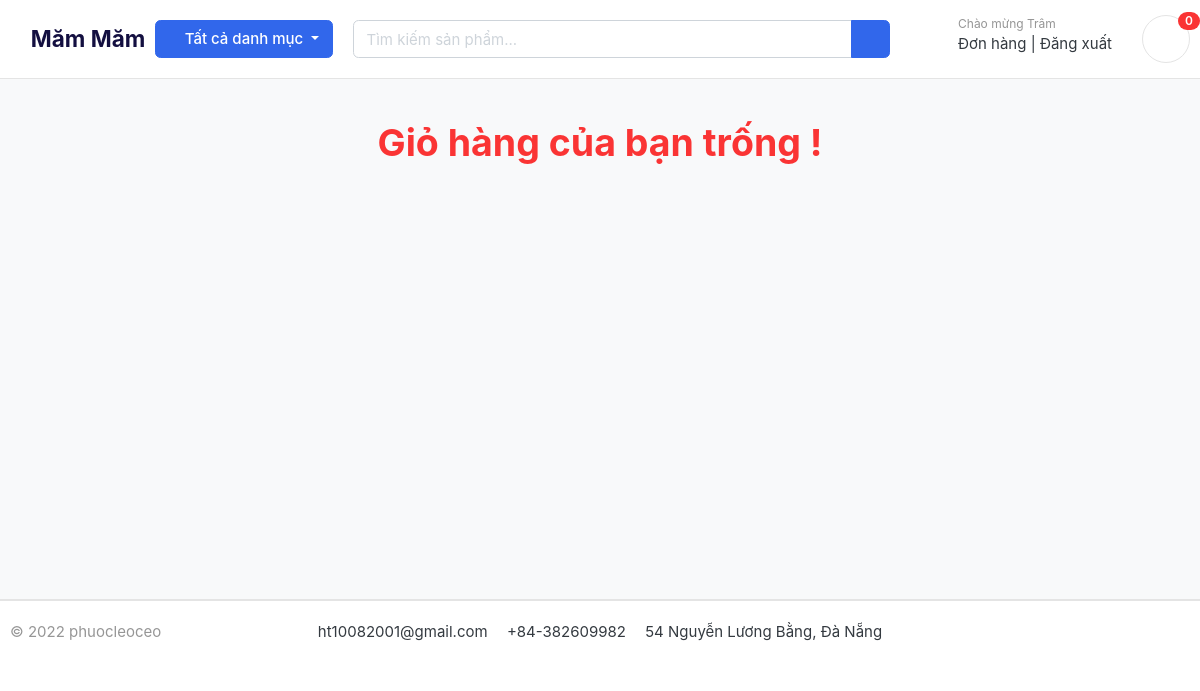
The app's page /cart/ (signed in), older data.
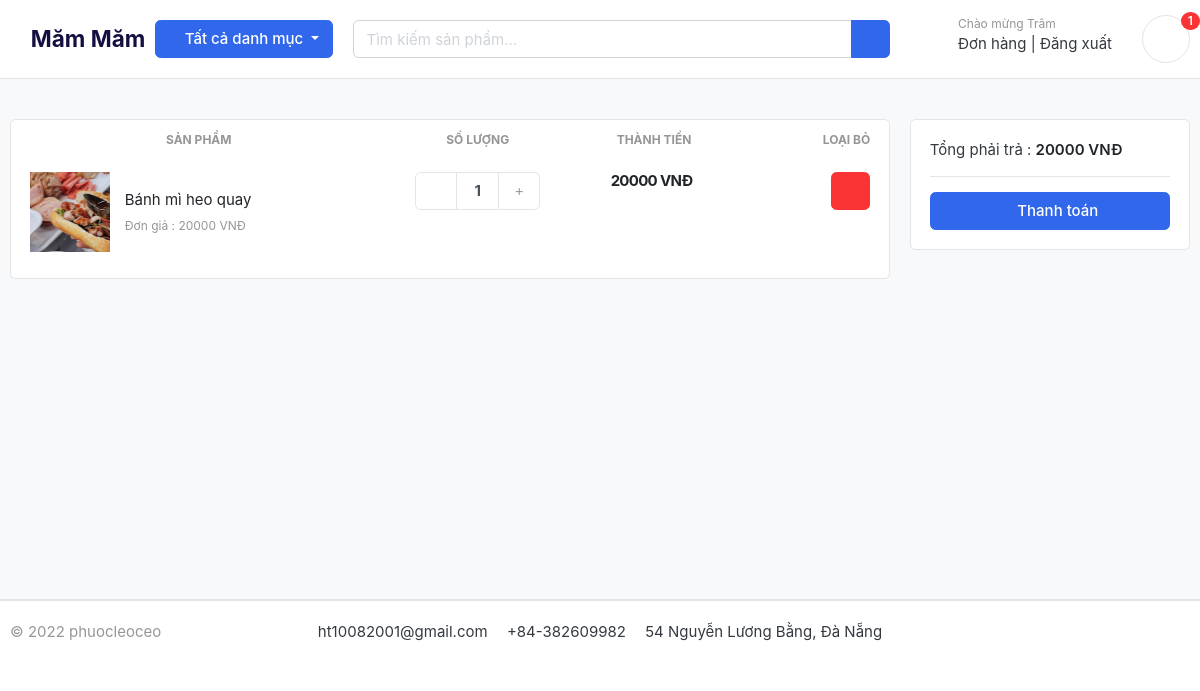
The same page, newer data.
### cart/models.py (models this page shows, shortened)
class CartItem(models.Model):
    product = models.ForeignKey(Product, on_delete=models.CASCADE)
    cart = models.ForeignKey(Cart, on_delete=models.CASCADE)
    quantity = models.IntegerField()
    is_active = models.BooleanField(default=True)
    user = models.ForeignKey(User, on_delete=models.CASCADE, null=True)
    def cart_total(self):
        return self.product.price * self.quantity

### product/models.py (models this page shows, shortened)
class Product(models.Model):
    name = models.CharField(max_length=100, unique=True)
    slug = models.SlugField(max_length=50, unique=True, allow_unicode=True)
    price = models.IntegerField()
    description = models.TextField(max_length=500, blank=True)
    image = models.ImageField(upload_to='photos/products')
    is_available = models.BooleanField(default=True)
    created_date = models.DateTimeField(auto_now_add=True)
    modified_date = models.DateTimeField(auto_now=True)
    category = models.ForeignKey(Category, on_delete=models.CASCADE)
    class Meta:
        verbose_name = "product"
        verbose_name_plural = "products"
    def get_detail(self):
        return reverse("product_detail", args=[self.slug])

### cart/views.py (the view)
# urls.py: path("", views.cart, name="cart"),
def cart(request):
    total = 0
    cart_items = None
    try:
        if request.user.is_authenticated:
            cart_items = CartItem.objects.filter(user=request.user, is_active=True)
        else:
            cart = Cart.objects.get(cart_id=cart_id_from_session(request))
            cart_items = CartItem.objects.filter(cart=cart, is_active=True)
        for ci in cart_items:
            total += ci.cart_total()
    except ObjectDoesNotExist:
        pass
    return render(request=request, template_name="cart/cart.html",
                  context={"total": total, "cart_items": cart_items})

### cart/context_processors.py (called while the page is built)
def cart_count(request):
    cart_count_badge = 0
    if "admin" in request.path:
        return {}
    else:
        try:
            cart = Cart.objects.filter(cart_id=cart_id_from_session(request))
            if request.user.is_authenticated:
                cart_items = CartItem.objects.all().filter(user=request.user)
            else:
                cart_items = CartItem.objects.all().filter(cart=cart[:1])
            cart_count_badge = cart_items.count()
        except Cart.DoesNotExist:
            cart_count_badge = 0
    return dict(cart_count_badge=cart_count_badge)

### cart/views.py (called while the page is built)
def cart_id_from_session(request):
    cart_id = request.session.session_key
    if not cart_id:
        cart_id = request.session.create()
    return cart_id

### category/context_processors.py (called while the page is built)
def header_menu_links(request):
    links = Category.objects.all()
    return dict(links=links)

### category/models.py (called while the page is built)
    def get_product(self):
        return reverse("product_by_category", args=[self.slug])

### templates/cart/cart.html (shortened to what the changed rows need)
{% extends 'base.html' %}
{% load static %}
{% block content %}
<section class="section-content padding-y bg" style="min-height: 520px;">
    <div class="container">
        {% if not cart_items %}
        <h1 class="text-center text-danger">Giỏ hàng của bạn trống !</h1>
        {% else %}
        <div class="row">
            <aside class="col-lg-9">
                <div class="card">
                    <table class="table table-borderless table-shopping-cart" style="text-align: center;">
                        <thead class="text-muted">
                            <tr class="small text-uppercase">
                                <th scope="col">Sản phẩm</th>
                                <th scope="col" width="120">Số lượng</th>
                                <th scope="col" width="170">Thành tiền</th>
                                <th scope="col" class="text-right" width="150">Loại bỏ</th>
                            </tr>
                        </thead>
                        <tbody>
                            {% for ci in cart_items %}
                            <tr>
                                <td>
                                    <figure class="itemside align-items-center" style="text-align: left;">
                                        <a href="{{ ci.product.get_detail }}" class="aside">
                                            <img src="{{ ci.product.image.url }}" class="img-sm">
                                        </a>
                                        <figcaption class="info">
                                            <a href="{{ ci.product.get_detail }}" class="title text-dark">
                                                {{ ci.product.name }}
                                            </a>
                                            <p class="text-muted small">Đơn giả : {{ ci.product.price }} VNĐ</p>
                                        </figcaption>
                                    </figure>
                                </td>
                                <td>
                                    <div class="col">
                                        <div class="input-group input-spinner">
                                            <div class="input-group-prepend">
                                                <a href="{% url 'minus_cart' ci.product.id ci.id %}"
                                                    class="btn btn-light" type="button" id="button-plus">
                                                    <i class="fa fa-minus"></i>
                                                </a>
                                            </div>
                                            <input type="text" class="form-control" value="{{ ci.quantity }}">
                                            <div class="input-group-append">
                                                <a href="{% url 'plus_cart' ci.product.id ci.id %}"
                                                    class="btn btn-light" type="button" id="button-minus">
                                                    <i class="fa fa-plus"></i>
                                                </a>
                                            </div>
                                        </div>
                                    </div>
                                </td>
                                <td>
                                    <div class="price-wrap">
                                        <var class="price">{{ ci.cart_total }} VNĐ</var>
                                    </div>
                                </td>
                                <td class="text-right">
                                    <a href="{% url 'remove_cart' ci.product.id ci.id %}" class="btn btn-danger">
                                        <i class="fas fa-trash"></i>
                                    </a>
                                </td>
                            </tr>
                            {% endfor %}
                        </tbody>
                    </table>
                </div>
            </aside>
            <aside class="col-lg-3">
                <div class="card">
                    <div class="card-body">
                        <div class="dlist-align">
                            <span>Tổng phải trả : </span>
                            <span class="text-right text-dark b">
                                {{ total }} VNĐ
                            </span>
                        </div>
                        <hr>
                        <a href="{% url 'checkout' %}" class="btn btn-primary btn-block">
                            <i class="far fa-credit-card"></i> Thanh toán
                        </a>
                    </div>
                </div>
            </aside>
        </div>
        {% endif %}
    </div>
</section>
{% endblock content %}

### templates/partial/header.html (shortened to what this page needs)
{% load static %}
<header class="section-header">
    <section class="header-main border-bottom">
        <div class="container">
            <div class="row align-items-center">
                <a href="/" class="brand-wrap" style="font-size: 1.5rem; font-weight: bolder; color: #130f40;">
                    <i class="fas fa-utensils" style="padding-right: .5rem;color: #27ae60;font-size: 30px;"></i>Măm Măm
                </a>
                <div class="col-lg col-sm col-md col-6 flex-grow-0">
                    <div class="category-wrap dropdown d-inline-block float-right">
                        <button type="button" class="btn btn-primary dropdown-toggle" data-toggle="dropdown">
                            <i class="fa fa-bars"></i> Tất cả danh mục
                        </button>
                    </div>
                </div>
                <div class="col-lg  col-md-6 col-sm-12 col">
                    <form action="{% url 'product_search' %}" method="get" class="search">
                        <div class="input-group w-100">
                            <input type="text" class="form-control" style="width:60%;"
                                placeholder="Tìm kiếm sản phẩm..." name="product_search">
                            <div class="input-group-append">
                                <button class="btn btn-primary" type="submit">
                                    <i class="fa fa-search"></i>
                                </button>
                            </div>
                        </div>
                    </form>
                </div>
                <div class="col-lg-3 col-sm-6 col-8 order-2 order-lg-3">
                    <div class="d-flex justify-content-end mb-3 mb-lg-0">
                        {% if user.id is None %}
                        <div class="widget-header">
                            <small class="title text-muted">Chào mừng !</small>
                            <div>
                                <a href="/user/login">Đăng nhập</a> <span class="dark-transp"> | </span>
                                <a href="/user/register"> Đăng ký</a>
                            </div>
                        </div>
                        {% else %}
                        <div class="widget-header">
                            <small class="title text-muted">Chào mừng {{ user.last_name }}</small>
                            <div>
                                {% if user.is_superuser %}
                                <a href="/dashboard">Quản lý</a> <span class="dark-transp"> | </span>
                                {% else %}
                                <a href="/order/history">Đơn hàng</a> <span class="dark-transp"> | </span>
                                {% endif %}
                                <a href="/user/logout">Đăng xuất</span>
                            </div>
                        </div>
                        {% endif %}
                        <a href="/cart" class="widget-header pl-3 ml-3">
                            <div class="icon icon-sm rounded-circle border"><i class="fa fa-shopping-cart"></i>
                            </div>
                            <span class="badge badge-pill badge-danger notify">
                                {{ cart_count_badge }}
                            </span>
                        </a>
                    </div>
                </div>
            </div>
        </div>
    </section>
</header>

Row changes from the older to the newer data that the page shows:
added CartItem: product.image (picture), product.name "Bánh mì heo quay", product.price "20000", quantity "1", cart_total "20000"
Text that changed along with them:
{{ cart_count_badge }}: "0" → "1"
{{ total }}: (not shown) → "20000"
text no longer shown: "Giỏ hàng của bạn trống !"
text now shown: "SẢN PHẨM SỐ LƯỢNG THÀNH TIỀN LOẠI BỎ Tổng phải trả : VNĐ Thanh toán"
